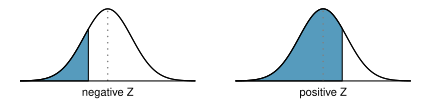

Write the R code that produced this figure.
library(openintro)
data(COL)

#===> plot <===#
myPDF("normalTails.pdf", 4.3, 1, mar=c(0.81,1,0.3,1), mgp=c(3,-0.2,0), mfrow=c(1,2))
X <- seq(-4,4,0.01)
Y <- dnorm(X)

plot(X, Y, type='l', axes=F, xlim=c(-3.4,3.4))
axis(1, at=c(-5,0,5), label=c(-5,'negative Z',5), cex.axis=0.7, tick=FALSE)
these <- which(X <= -0.8)
polygon(c(X[these[1]], X[these],X[rev(these)[1]]), c(0,Y[these],0), col=COL[1])
lines(c(0,0), dnorm(0)*c(0.01,0.99), col=COL[6], lty=3, lwd=1.5)
lines(X, Y)
abline(h=0)

plot(X, Y, type='l', axes=F, xlim=c(-3.4,3.4))
axis(1, at=c(-5,0,5), label=c(-5,'positive Z',5), cex.axis=0.7, tick=FALSE)
these <- which(X <= 0.8)
polygon(c(X[these[1]], X[these],X[rev(these)[1]]), c(0,Y[these],0), col=COL[1])
lines(c(0,0), dnorm(0)*c(0.01,0.99), col=COL[6], lty=3, lwd=1.5)
lines(X, Y)
abline(h=0)

dev.off()
